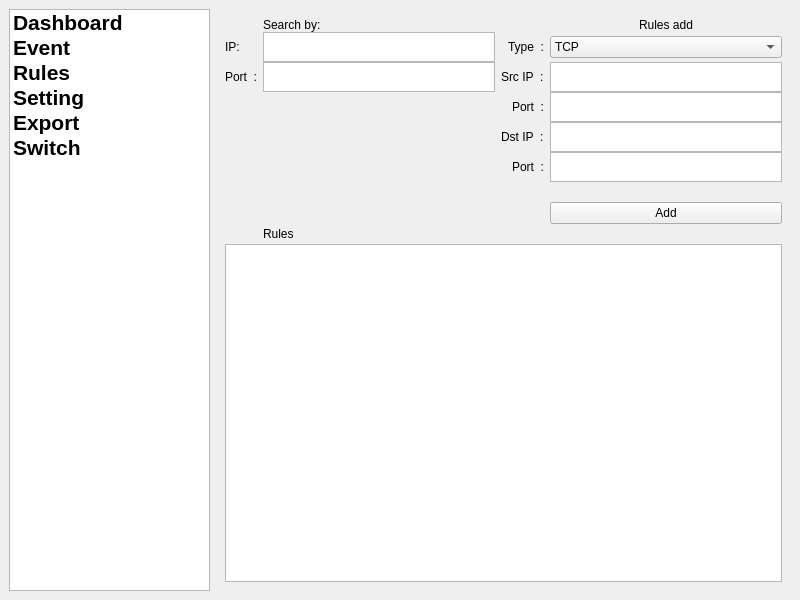
<?xml version="1.0" encoding="UTF-8"?>
<ui version="4.0">
 <class>MainWindow</class>
 <widget class="QMainWindow" name="MainWindow">
  <property name="geometry">
   <rect>
    <x>0</x>
    <y>0</y>
    <width>800</width>
    <height>600</height>
   </rect>
  </property>
  <property name="windowTitle">
   <string>MainWindow</string>
  </property>
  <widget class="QWidget" name="centralwidget">
   <layout class="QHBoxLayout" name="horizontalLayout_2">
    <item>
     <layout class="QHBoxLayout" name="horizontalLayout">
      <item>
       <widget class="QListWidget" name="menu_listView">
        <property name="maximumSize">
         <size>
          <width>250</width>
          <height>16777215</height>
         </size>
        </property>
        <property name="font">
         <font>
          <pointsize>16</pointsize>
          <weight>75</weight>
          <bold>true</bold>
          <strikeout>false</strikeout>
         </font>
        </property>
        <property name="iconSize">
         <size>
          <width>45</width>
          <height>45</height>
         </size>
        </property>
        <property name="layoutMode">
         <enum>QListView::SinglePass</enum>
        </property>
        <property name="spacing">
         <number>12</number>
        </property>
        <property name="viewMode">
         <enum>QListView::ListMode</enum>
        </property>
        <property name="uniformItemSizes">
         <bool>false</bool>
        </property>
        <item>
         <property name="text">
          <string>Dashboard</string>
         </property>
         <property name="icon">
          <iconset>
           <normaloff>resources/dashboard.png</normaloff>resources/dashboard.png</iconset>
         </property>
        </item>
        <item>
         <property name="text">
          <string>Event</string>
         </property>
         <property name="icon">
          <iconset>
           <normaloff>resources/exclamation-mark-in-a-circle.png</normaloff>resources/exclamation-mark-in-a-circle.png</iconset>
         </property>
        </item>
        <item>
         <property name="text">
          <string>Rules</string>
         </property>
         <property name="icon">
          <iconset>
           <normaloff>resources/dna.png</normaloff>resources/dna.png</iconset>
         </property>
        </item>
        <item>
         <property name="text">
          <string>Setting</string>
         </property>
         <property name="icon">
          <iconset>
           <normaloff>resources/setting-lines.png</normaloff>resources/setting-lines.png</iconset>
         </property>
        </item>
        <item>
         <property name="text">
          <string>Export</string>
         </property>
         <property name="icon">
          <iconset>
           <normaloff>resources/export.png</normaloff>resources/export.png</iconset>
         </property>
        </item>
        <item>
         <property name="text">
          <string>Switch</string>
         </property>
         <property name="icon">
          <iconset>
           <normaloff>resources/change-power-options.png</normaloff>resources/change-power-options.png</iconset>
         </property>
        </item>
       </widget>
      </item>
      <item>
       <widget class="QStackedWidget" name="stackedWidget">
        <property name="currentIndex">
         <number>2</number>
        </property>
        <widget class="QWidget" name="dashboard_page">
         <layout class="QHBoxLayout" name="horizontalLayout_3">
          <item>
           <layout class="QGridLayout" name="gridLayout">
            <item row="3" column="0">
             <widget class="QGraphicsView" name="attackSource_graph"/>
            </item>
            <item row="1" column="1">
             <widget class="QGraphicsView" name="attackType_graph"/>
            </item>
            <item row="1" column="0">
             <widget class="QTextBrowser" name="livePacket_textBrowser"/>
            </item>
            <item row="0" column="0">
             <widget class="QLabel" name="label">
              <property name="text">
               <string>Live packet</string>
              </property>
             </widget>
            </item>
            <item row="3" column="1">
             <widget class="QTextBrowser" name="currentEvent_textBrower"/>
            </item>
            <item row="0" column="1">
             <widget class="QLabel" name="label_2">
              <property name="text">
               <string>Type of attack</string>
              </property>
             </widget>
            </item>
            <item row="2" column="1">
             <widget class="QLabel" name="label_4">
              <property name="text">
               <string>Currrent event</string>
              </property>
             </widget>
            </item>
            <item row="2" column="0">
             <widget class="QLabel" name="label_3">
              <property name="text">
               <string>Attack source</string>
              </property>
             </widget>
            </item>
           </layout>
          </item>
         </layout>
        </widget>
        <widget class="QWidget" name="event_page">
         <layout class="QHBoxLayout" name="horizontalLayout_4">
          <item>
           <layout class="QGridLayout" name="gridLayout_2">
            <item row="2" column="2">
             <widget class="QPushButton" name="searchByStatus_button">
              <property name="text">
               <string>Status</string>
              </property>
             </widget>
            </item>
            <item row="3" column="2">
             <widget class="QPushButton" name="searchByIP_button">
              <property name="text">
               <string>IP</string>
              </property>
             </widget>
            </item>
            <item row="2" column="0" colspan="2">
             <widget class="QPlainTextEdit" name="search_status_editText">
              <property name="maximumSize">
               <size>
                <width>16777215</width>
                <height>30</height>
               </size>
              </property>
             </widget>
            </item>
            <item row="0" column="0">
             <widget class="QLabel" name="label_5">
              <property name="text">
               <string>Search by:</string>
              </property>
             </widget>
            </item>
            <item row="3" column="0" colspan="2">
             <widget class="QPlainTextEdit" name="search_ip_editTExt">
              <property name="maximumSize">
               <size>
                <width>16777215</width>
                <height>30</height>
               </size>
              </property>
             </widget>
            </item>
            <item row="1" column="2">
             <widget class="QPushButton" name="searchByDate_button">
              <property name="text">
               <string>Date</string>
              </property>
             </widget>
            </item>
            <item row="4" column="0" colspan="3">
             <widget class="QTextBrowser" name="display_search_textBrowser"/>
            </item>
            <item row="1" column="0">
             <widget class="QDateEdit" name="searchDateFrom"/>
            </item>
            <item row="1" column="1">
             <widget class="QDateEdit" name="searchDateUntil"/>
            </item>
           </layout>
          </item>
         </layout>
        </widget>
        <widget class="QWidget" name="rules_page">
         <layout class="QHBoxLayout" name="horizontalLayout_8">
          <item>
           <layout class="QHBoxLayout" name="horizontalLayout_7">
            <item>
             <layout class="QGridLayout" name="gridLayout_3">
              <property name="verticalSpacing">
               <number>0</number>
              </property>
              <item row="1" column="2" alignment="Qt::AlignRight">
               <widget class="QLabel" name="label_8">
                <property name="text">
                 <string>Type  :</string>
                </property>
               </widget>
              </item>
              <item row="2" column="3">
               <widget class="QPlainTextEdit" name="add_srcIP_editText">
                <property name="maximumSize">
                 <size>
                  <width>16777215</width>
                  <height>30</height>
                 </size>
                </property>
               </widget>
              </item>
              <item row="5" column="2" alignment="Qt::AlignRight">
               <widget class="QLabel" name="label_12">
                <property name="text">
                 <string>Port  :</string>
                </property>
               </widget>
              </item>
              <item row="1" column="3">
               <widget class="QComboBox" name="packetType_comboBox">
                <item>
                 <property name="text">
                  <string>TCP</string>
                 </property>
                </item>
                <item>
                 <property name="text">
                  <string>UDP</string>
                 </property>
                </item>
                <item>
                 <property name="text">
                  <string>ICMP</string>
                 </property>
                </item>
               </widget>
              </item>
              <item row="3" column="2" alignment="Qt::AlignRight">
               <widget class="QLabel" name="label_10">
                <property name="text">
                 <string>Port  :</string>
                </property>
               </widget>
              </item>
              <item row="3" column="3">
               <widget class="QPlainTextEdit" name="add_srcPort_editText">
                <property name="maximumSize">
                 <size>
                  <width>16777215</width>
                  <height>30</height>
                 </size>
                </property>
               </widget>
              </item>
              <item row="2" column="2" alignment="Qt::AlignRight">
               <widget class="QLabel" name="label_9">
                <property name="text">
                 <string>Src IP  :</string>
                </property>
               </widget>
              </item>
              <item row="9" column="0" colspan="4">
               <widget class="QListView" name="rules_listView"/>
              </item>
              <item row="5" column="3">
               <widget class="QPlainTextEdit" name="add_dstPort_editText">
                <property name="maximumSize">
                 <size>
                  <width>16777215</width>
                  <height>30</height>
                 </size>
                </property>
               </widget>
              </item>
              <item row="6" column="2">
               <spacer name="verticalSpacer">
                <property name="orientation">
                 <enum>Qt::Horizontal</enum>
                </property>
                <property name="sizeHint" stdset="0">
                 <size>
                  <width>10</width>
                  <height>20</height>
                 </size>
                </property>
               </spacer>
              </item>
              <item row="4" column="2" alignment="Qt::AlignRight">
               <widget class="QLabel" name="label_11">
                <property name="text">
                 <string>Dst IP  :</string>
                </property>
               </widget>
              </item>
              <item row="4" column="3">
               <widget class="QPlainTextEdit" name="add_dstIP_editText">
                <property name="maximumSize">
                 <size>
                  <width>16777215</width>
                  <height>30</height>
                 </size>
                </property>
               </widget>
              </item>
              <item row="8" column="2">
               <spacer name="horizontalSpacer">
                <property name="orientation">
                 <enum>Qt::Horizontal</enum>
                </property>
                <property name="sizeHint" stdset="0">
                 <size>
                  <width>40</width>
                  <height>20</height>
                 </size>
                </property>
               </spacer>
              </item>
              <item row="7" column="3">
               <widget class="QPushButton" name="addRules_button">
                <property name="text">
                 <string>Add</string>
                </property>
               </widget>
              </item>
              <item row="8" column="1">
               <widget class="QLabel" name="label_6">
                <property name="sizePolicy">
                 <sizepolicy hsizetype="Expanding" vsizetype="Expanding">
                  <horstretch>0</horstretch>
                  <verstretch>0</verstretch>
                 </sizepolicy>
                </property>
                <property name="maximumSize">
                 <size>
                  <width>16777215</width>
                  <height>20</height>
                 </size>
                </property>
                <property name="text">
                 <string>Rules</string>
                </property>
               </widget>
              </item>
              <item row="0" column="3" alignment="Qt::AlignHCenter">
               <widget class="QLabel" name="label_7">
                <property name="maximumSize">
                 <size>
                  <width>16777215</width>
                  <height>20</height>
                 </size>
                </property>
                <property name="text">
                 <string>Rules add</string>
                </property>
               </widget>
              </item>
              <item row="0" column="1">
               <widget class="QLabel" name="label_13">
                <property name="text">
                 <string>Search by:</string>
                </property>
               </widget>
              </item>
              <item row="1" column="1">
               <widget class="QPlainTextEdit" name="searchRulesIP_editText">
                <property name="maximumSize">
                 <size>
                  <width>16777215</width>
                  <height>30</height>
                 </size>
                </property>
               </widget>
              </item>
              <item row="2" column="1">
               <widget class="QPlainTextEdit" name="searchRulesPort_editText">
                <property name="maximumSize">
                 <size>
                  <width>16777215</width>
                  <height>30</height>
                 </size>
                </property>
               </widget>
              </item>
              <item row="1" column="0">
               <widget class="QLabel" name="label_14">
                <property name="text">
                 <string>IP:</string>
                </property>
               </widget>
              </item>
              <item row="2" column="0">
               <widget class="QLabel" name="label_15">
                <property name="text">
                 <string>Port  :</string>
                </property>
               </widget>
              </item>
             </layout>
            </item>
           </layout>
          </item>
         </layout>
        </widget>
        <widget class="QWidget" name="setting_page">
         <layout class="QHBoxLayout" name="horizontalLayout_5">
          <item>
           <layout class="QGridLayout" name="gridLayout_4">
            <item row="3" column="2" alignment="Qt::AlignRight|Qt::AlignTop">
             <widget class="QLabel" name="label_19">
              <property name="maximumSize">
               <size>
                <width>16777215</width>
                <height>20</height>
               </size>
              </property>
              <property name="text">
               <string>Strict</string>
              </property>
             </widget>
            </item>
            <item row="18" column="1">
             <widget class="QComboBox" name="starupBoot_comboBox">
              <item>
               <property name="text">
                <string>Yes</string>
               </property>
              </item>
              <item>
               <property name="text">
                <string>No</string>
               </property>
              </item>
             </widget>
            </item>
            <item row="18" column="0">
             <widget class="QLabel" name="label_24">
              <property name="text">
               <string>Startup on boot :</string>
              </property>
             </widget>
            </item>
            <item row="14" column="0">
             <widget class="QLabel" name="label_26">
              <property name="maximumSize">
               <size>
                <width>16777215</width>
                <height>20</height>
               </size>
              </property>
              <property name="font">
               <font>
                <weight>75</weight>
                <bold>true</bold>
                <underline>true</underline>
               </font>
              </property>
              <property name="text">
               <string>Miscellaneous</string>
              </property>
             </widget>
            </item>
            <item row="17" column="0">
             <spacer name="horizontalSpacer_6">
              <property name="orientation">
               <enum>Qt::Horizontal</enum>
              </property>
              <property name="sizeHint" stdset="0">
               <size>
                <width>40</width>
                <height>20</height>
               </size>
              </property>
             </spacer>
            </item>
            <item row="4" column="0">
             <spacer name="horizontalSpacer_8">
              <property name="orientation">
               <enum>Qt::Horizontal</enum>
              </property>
              <property name="sizeHint" stdset="0">
               <size>
                <width>40</width>
                <height>20</height>
               </size>
              </property>
             </spacer>
            </item>
            <item row="11" column="0">
             <spacer name="horizontalSpacer_7">
              <property name="orientation">
               <enum>Qt::Horizontal</enum>
              </property>
              <property name="sizeHint" stdset="0">
               <size>
                <width>40</width>
                <height>20</height>
               </size>
              </property>
             </spacer>
            </item>
            <item row="13" column="0">
             <spacer name="horizontalSpacer_9">
              <property name="orientation">
               <enum>Qt::Horizontal</enum>
              </property>
              <property name="sizeHint" stdset="0">
               <size>
                <width>40</width>
                <height>20</height>
               </size>
              </property>
             </spacer>
            </item>
            <item row="1" column="0" alignment="Qt::AlignTop">
             <widget class="QLabel" name="label_16">
              <property name="maximumSize">
               <size>
                <width>16777215</width>
                <height>20</height>
               </size>
              </property>
              <property name="text">
               <string>Detection level</string>
              </property>
             </widget>
            </item>
            <item row="2" column="0" colspan="3" alignment="Qt::AlignTop">
             <widget class="QSlider" name="detectionLevel_slicer">
              <property name="maximumSize">
               <size>
                <width>16777215</width>
                <height>20</height>
               </size>
              </property>
              <property name="orientation">
               <enum>Qt::Horizontal</enum>
              </property>
             </widget>
            </item>
            <item row="3" column="0" alignment="Qt::AlignLeft|Qt::AlignTop">
             <widget class="QLabel" name="label_17">
              <property name="maximumSize">
               <size>
                <width>16777215</width>
                <height>20</height>
               </size>
              </property>
              <property name="text">
               <string>Low</string>
              </property>
             </widget>
            </item>
            <item row="10" column="1" colspan="2">
             <widget class="QListView" name="email_listView">
              <property name="maximumSize">
               <size>
                <width>16777215</width>
                <height>200</height>
               </size>
              </property>
             </widget>
            </item>
            <item row="10" column="0" alignment="Qt::AlignTop">
             <widget class="QLabel" name="label_20">
              <property name="maximumSize">
               <size>
                <width>16777215</width>
                <height>20</height>
               </size>
              </property>
              <property name="text">
               <string>Alert email to</string>
              </property>
             </widget>
            </item>
            <item row="16" column="1">
             <widget class="QComboBox" name="algorithms_comboBox"/>
            </item>
            <item row="12" column="2">
             <widget class="QPushButton" name="addEmail_button">
              <property name="text">
               <string>Add</string>
              </property>
             </widget>
            </item>
            <item row="16" column="0">
             <widget class="QLabel" name="label_23">
              <property name="text">
               <string>Machine Learning Algorithms :</string>
              </property>
             </widget>
            </item>
            <item row="16" column="2">
             <widget class="QPushButton" name="retrainData_button">
              <property name="text">
               <string>Retrain data</string>
              </property>
             </widget>
            </item>
            <item row="3" column="1" alignment="Qt::AlignLeft|Qt::AlignTop">
             <widget class="QLabel" name="label_18">
              <property name="maximumSize">
               <size>
                <width>16777215</width>
                <height>20</height>
               </size>
              </property>
              <property name="text">
               <string> Medium                                             </string>
              </property>
             </widget>
            </item>
            <item row="12" column="0">
             <widget class="QLabel" name="label_21">
              <property name="text">
               <string>Add email recipient :</string>
              </property>
             </widget>
            </item>
            <item row="12" column="1">
             <widget class="QPlainTextEdit" name="email_editText">
              <property name="maximumSize">
               <size>
                <width>16777215</width>
                <height>20</height>
               </size>
              </property>
             </widget>
            </item>
            <item row="9" column="0">
             <widget class="QLabel" name="label_25">
              <property name="maximumSize">
               <size>
                <width>16777215</width>
                <height>20</height>
               </size>
              </property>
              <property name="font">
               <font>
                <weight>75</weight>
                <bold>true</bold>
                <underline>true</underline>
               </font>
              </property>
              <property name="text">
               <string>Alert configuration</string>
              </property>
             </widget>
            </item>
            <item row="5" column="0">
             <widget class="QLabel" name="label_22">
              <property name="maximumSize">
               <size>
                <width>200</width>
                <height>20</height>
               </size>
              </property>
              <property name="text">
               <string>Detection range :</string>
              </property>
             </widget>
            </item>
            <item row="5" column="1" alignment="Qt::AlignLeft|Qt::AlignTop">
             <widget class="QRadioButton" name="detection_rangeOnly_radioButton">
              <property name="maximumSize">
               <size>
                <width>16777215</width>
                <height>20</height>
               </size>
              </property>
              <property name="text">
               <string>Host only</string>
              </property>
             </widget>
            </item>
            <item row="7" column="1" alignment="Qt::AlignLeft|Qt::AlignTop">
             <widget class="QRadioButton" name="detection_entireNetwork_radioButton">
              <property name="maximumSize">
               <size>
                <width>16777215</width>
                <height>20</height>
               </size>
              </property>
              <property name="text">
               <string>Entire Network</string>
              </property>
             </widget>
            </item>
            <item row="0" column="0" alignment="Qt::AlignTop">
             <widget class="QLabel" name="label_27">
              <property name="maximumSize">
               <size>
                <width>16777215</width>
                <height>20</height>
               </size>
              </property>
              <property name="font">
               <font>
                <weight>75</weight>
                <bold>true</bold>
                <underline>true</underline>
               </font>
              </property>
              <property name="text">
               <string>Detection confguration</string>
              </property>
             </widget>
            </item>
            <item row="8" column="0">
             <spacer name="horizontalSpacer_2">
              <property name="orientation">
               <enum>Qt::Horizontal</enum>
              </property>
              <property name="sizeHint" stdset="0">
               <size>
                <width>40</width>
                <height>20</height>
               </size>
              </property>
             </spacer>
            </item>
            <item row="19" column="0" colspan="2">
             <spacer name="verticalSpacer_3">
              <property name="orientation">
               <enum>Qt::Vertical</enum>
              </property>
              <property name="sizeHint" stdset="0">
               <size>
                <width>20</width>
                <height>200</height>
               </size>
              </property>
             </spacer>
            </item>
           </layout>
          </item>
         </layout>
        </widget>
        <widget class="QWidget" name="export_page">
         <layout class="QHBoxLayout" name="horizontalLayout_6">
          <item>
           <layout class="QGridLayout" name="gridLayout_5">
            <item row="3" column="0">
             <widget class="QLabel" name="label_29">
              <property name="maximumSize">
               <size>
                <width>16777215</width>
                <height>20</height>
               </size>
              </property>
              <property name="text">
               <string>Export format</string>
              </property>
             </widget>
            </item>
            <item row="2" column="1">
             <widget class="QToolButton" name="openFile_button">
              <property name="text">
               <string>...</string>
              </property>
             </widget>
            </item>
            <item row="5" column="0">
             <spacer name="horizontalSpacer_3">
              <property name="orientation">
               <enum>Qt::Horizontal</enum>
              </property>
              <property name="sizeHint" stdset="0">
               <size>
                <width>40</width>
                <height>20</height>
               </size>
              </property>
             </spacer>
            </item>
            <item row="2" column="0">
             <widget class="QPlainTextEdit" name="fileLocation_address_editText">
              <property name="maximumSize">
               <size>
                <width>16777215</width>
                <height>20</height>
               </size>
              </property>
             </widget>
            </item>
            <item row="0" column="0">
             <widget class="QLabel" name="label_28">
              <property name="maximumSize">
               <size>
                <width>16777215</width>
                <height>20</height>
               </size>
              </property>
              <property name="text">
               <string>Export location:</string>
              </property>
             </widget>
            </item>
            <item row="9" column="0" colspan="2">
             <widget class="QPushButton" name="export_button">
              <property name="text">
               <string>Export</string>
              </property>
             </widget>
            </item>
            <item row="8" column="0">
             <spacer name="verticalSpacer_2">
              <property name="orientation">
               <enum>Qt::Vertical</enum>
              </property>
              <property name="sizeHint" stdset="0">
               <size>
                <width>20</width>
                <height>40</height>
               </size>
              </property>
             </spacer>
            </item>
            <item row="4" column="0">
             <widget class="QComboBox" name="exportFormat_comboBox">
              <property name="maximumSize">
               <size>
                <width>16777215</width>
                <height>20</height>
               </size>
              </property>
             </widget>
            </item>
            <item row="6" column="0">
             <spacer name="horizontalSpacer_4">
              <property name="orientation">
               <enum>Qt::Horizontal</enum>
              </property>
              <property name="sizeHint" stdset="0">
               <size>
                <width>40</width>
                <height>20</height>
               </size>
              </property>
             </spacer>
            </item>
            <item row="7" column="0">
             <widget class="QProgressBar" name="exportProgress">
              <property name="value">
               <number>0</number>
              </property>
             </widget>
            </item>
           </layout>
          </item>
         </layout>
        </widget>
       </widget>
      </item>
     </layout>
    </item>
   </layout>
  </widget>
 </widget>
 <resources/>
 <connections/>
</ui>
